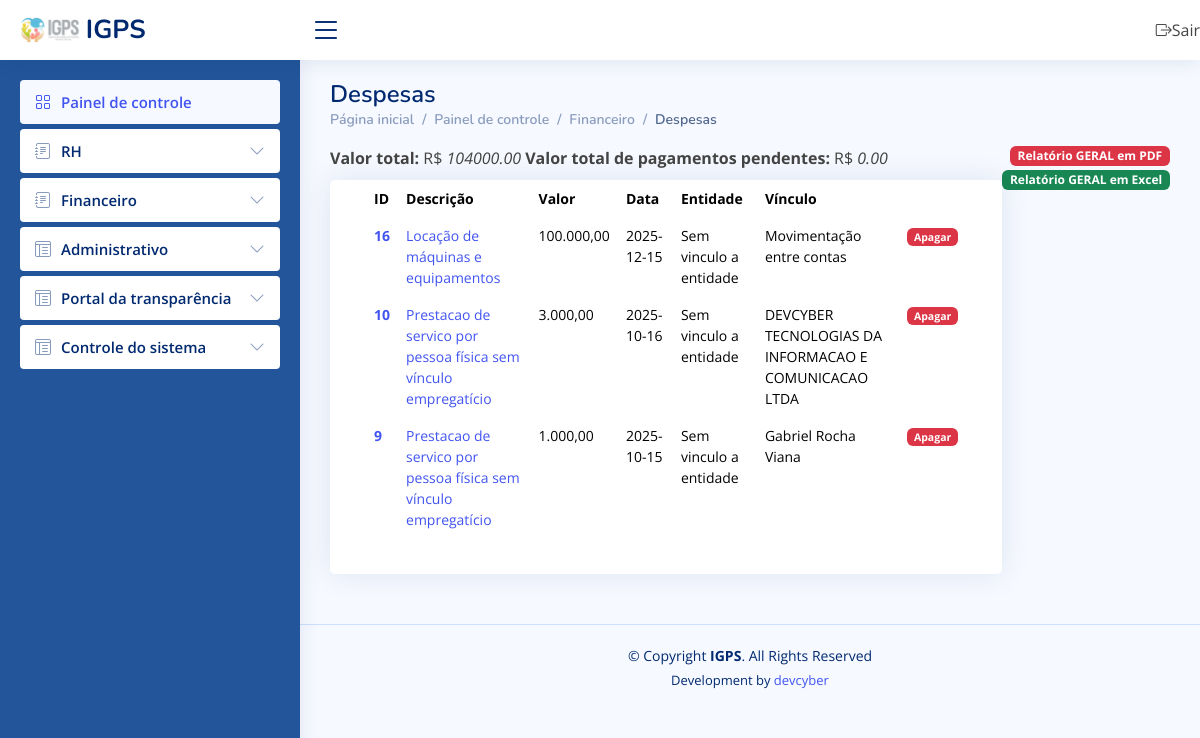
The page /despesas/ (signed in) on the database its author committed.
### corpo/models.py (models this page shows)
class ContasPagar(models.Model):
    valor = models.CharField(max_length=200)
    vinculo = models.CharField(max_length=200)#Colaborador, Fornecedor, Movimentacao entre contas
    nome_vinculo = models.CharField(max_length=200, null=True)
    data = models.CharField(max_length=200)
    usuario_cadastro = models.CharField(max_length=200, null=True)
    obs = models.CharField(max_length=5000, null=True)
    descricao = models.CharField(max_length=200)
    status = models.CharField(max_length=200)
    long = models.CharField(max_length=200)
    lat = models.CharField(max_length=200)
    entidade = models.CharField(max_length=200)
    centrodecusto = models.CharField(max_length=200, null=True)
    contrato = models.CharField(max_length=200, null=True)
    fonte = models.CharField(max_length=200, null=True)
    conta_bancaria = models.CharField(max_length=200, null=True)
    autorizacao = models.CharField(max_length=200, null=True)
    comprovante_pagamento = models.FileField(null=True)
    nota_fatura = models.FileField(null=True)#Nota fiscal, Fatura, Contracheque

### corpo/views.py (the view)
# urls.py: url(r'despesas/', views.despesas, name="despesas"),
@login_required
def despesas(request):
    localizar_ip = LocationService()
    resultado = localizar_ip.get_location(str(request.META.get('REMOTE_ADDR')))
    Logs(usuario=request.user, data_hora=datetime.now(), dados_post='', dados_pc_acesso=request.META.get('HTTP_USER_AGENT', ''), ip=request.META.get('REMOTE_ADDR'), tipo_acesso=request.method, pagina=request.path, endereco=resultado).save()
    return render(request, 'despesas.html', {'permissao': request.user.last_name, 'despesas': ContasPagar.objects.filter(status='').order_by('-id')})

### corpo/ip_to_endereco.py (called while the page is built)
    def get_location(self, ip_address):
        try:
            response = self.reader.city(ip_address)
            return str(response.city.name) + ', ' + str(response.subdivisions.most_specific.name) + ' - ' + str(response.country.name)
        except geoip2.errors.AddressNotFoundError:
            return "rastreamento sem exito"

### corpo/templates/despesas.html (shortened to what this page needs)
{% extends 'painel.html' %}
{% block link %}
<h1>Despesas</h1>
<nav>
<ol class="breadcrumb">
    <li class="breadcrumb-item"><a href="https://igps.net.br/painel/">Página inicial</a></li>
    <li class="breadcrumb-item">Painel de controle</li>
    <li class="breadcrumb-item">Financeiro</li>
    <li class="breadcrumb-item active">Despesas</li>
</ol>
</nav>
<b>Valor total: </b> R$ <i id="valor"></i> <b>Valor total de pagamentos pendentes: </b> R$ <i id="valor_aberto"></i> <a style="float: right" class="badge bg-danger" target="_blank" href="/relatorio_despesas/">Relatório GERAL em PDF</a> <a style="float: right" class="badge bg-success" href="#">Relatório GERAL em Excel</a>
{% endblock %}
{% block content %}
<div class="col-12">
  <div class="card recent-sales overflow-auto">
    <div class="card-body">
      <table class="table table-borderless datatable">
        <thead>
          <tr>
            <th></th>
            <th scope="col">ID</th>
            <th scope="col">Descrição</th>
            <th scope="col">Valor</th>
            <th scope="col">Data</th>
            <th scope="col">Entidade</th>
            <th scope="col">Vínculo</th>
            <th scope="col"></th>
            <th scope="col"></th>
          </tr>
        </thead>
        <tbody>
          {% for d in despesas %}
          {% if 'FINANCEIRO TOTAL' in permissao %}
          {% if d.comprovante_pagamento == '' or d.comprovante_pagamento == None or d.nota_fatura == '' or d.nota_fatura == None %}
          <tr title="Documento ausente">
            {% if d.autorizacao == '' or d.autorizacao == None %}
              <th style="background-color: #808080; text-align: center;"><a href="javascript:void(0)"
                id="btn-pagar-{{ d.id }}"
                onclick="autorizarConta({{ d.id }})"
                style="background-color: green; color: white; padding: 10px; text-decoration: none; border-radius: 5px;">
                Pagar
            </a>
            <span id="status-{{ d.id }}" style="display:none; color:white; font-weight:bold;">
              ✔ Autorizado
            </span>
           </th>
           {% else %}
           <th style="background-color: #808080; text-align: center;"><span id="status-{{ d.id }}" style="color:white; font-weight:bold;">
            ✔ Autorizado
          </span></th>
           {% endif %}
           {% endif %}
            <th style="background-color: #808080;" scope="row"><a style="color: white" href="/ver_despesa/{{ c.id }}/">{{ d.id }}</a></th>
            <td style="background-color: #808080;"><a style="color: white" href="/ver_despesa/{{ d.id }}/">{{ d.descricao }}</a></td>
            <td style="background-color: #808080; color: white">{{ d.valor }}</td>
            <td style="background-color: #808080; color: white">{{ d.data }}</td>
            <td style="background-color: #808080; color: white">{{ d.entidade }}</td>
            <td style="background-color: #808080; color: white">{{ d.nome_vinculo }}</td>
            <td style="background-color: #808080; color: white"><a href="/deletar_despesa/{{ d.id }}/" class="badge bg-danger">Apagar</a></td>
            <script>
              y = y + Number.parseFloat('{{ d.valor }}'.replace('.', '').replace('.', '').replace('.', '').replace('.', '').replace(',', '.'))
            </script>
          </tr>
          {% else %}
          <tr>
            <th></th>
            <th scope="row"><a href="/ver_despesa/{{ c.id }}/">{{ d.id }}</a></th>
            <td><a href="/ver_despesa/{{ d.id }}/">{{ d.descricao }}</a></td>
            <td>{{ d.valor }}</td>
            <td>{{ d.data }}</td>
            <td>{{ d.entidade }}</td>
            <td>{{ d.nome_vinculo }}</td>
            <td><a href="/deletar_despesa/{{ d.id }}/" class="badge bg-danger">Apagar</a></td>
          </tr>
          {% endif %}
          {% endfor %}
        </tbody>
      </table>
    </div>
  </div>
</div>
{% endblock %}

### corpo/static/css/style_painel.css (style rules this page uses)
:root { scroll-behavior: smooth; }
body { font-family: "Open Sans", sans-serif; background: #f6f9ff; color: #444444; }
h1, h2, h3, h4, h5, h6 { font-family: "Nunito", sans-serif; }
.pagetitle h1 { font-size: 24px; margin-bottom: 0; font-weight: 600; color: #012970; }
.card { margin-bottom: 30px; border: none; border-radius: 5px; box-shadow: 0px 0 30px rgba(1, 41, 112, 0.1); }
.card-body { padding: 0 20px 20px 20px; }
.breadcrumb { font-size: 14px; font-family: "Nunito", sans-serif; color: #899bbd; font-weight: 600; }
.breadcrumb a { color: #899bbd; transition: 0.3s; }
.breadcrumb .breadcrumb-item::before { color: #899bbd; }
.breadcrumb .active { color: #51678f; font-weight: 600; }
.dashboard .recent-sales { font-size: 14px; }
.dashboard .recent-sales .table thead { background: #f6f6fe; }
.dashboard .recent-sales .table thead th { border: 0; }

### rows shown on the page
ContasPagar: id "16", descricao "Locação de máquinas e equipamentos", valor "100.000,00", data "2025-12-15", entidade "Sem vinculo a entidade", nome_vinculo "Movimentação entre contas"
ContasPagar: id "10", descricao "Prestacao de servico por pessoa física sem vínculo empregatício", valor "3.000,00", data "2025-10-16", entidade "Sem vinculo a entidade", nome_vinculo "DEVCYBER TECNOLOGIAS DA INFORMACAO E COMUNICACAO LTDA"
ContasPagar: id "9", descricao "Prestacao de servico por pessoa física sem vínculo empregatício", valor "1.000,00", data "2025-10-15", entidade "Sem vinculo a entidade", nome_vinculo "Gabriel Rocha Viana"
